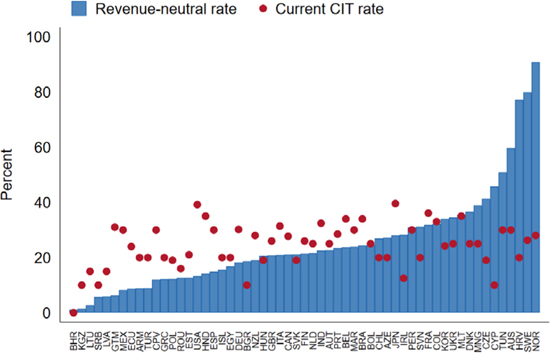
#> input picture 9781484392935_f0013-01.jpg, 550 x 353 px
$ python test_ocr.py
#> lines starting #> are read from the running program, lines starting #| are printed output that depends on the picture; after the words box and inside, x2 and y2 are one past the last pixel; in counts of white or black regions, pixels touching at a corner belong together
#!/usr/bin/env python3
"""
Test OCR extraction from plot images
"""

import cv2
import pytesseract
from PIL import Image
import numpy as np
import re

def preprocess_for_ocr(image, region=None):
    """
    Preprocess image for better OCR results.

    Args:
        image: OpenCV image
        region: (x, y, w, h) tuple for region of interest, or None for full image
    """
    if region:
        x, y, w, h = region
        image = image[y:y+h, x:x+w]

    # Convert to grayscale
    gray = cv2.cvtColor(image, cv2.COLOR_BGR2GRAY)

    # Apply threshold to get black and white
    _, binary = cv2.threshold(gray, 150, 255, cv2.THRESH_BINARY + cv2.THRESH_OTSU)

    # Denoise
    denoised = cv2.fastNlMeansDenoising(binary)

    # Scale up for better OCR
    scaled = cv2.resize(denoised, None, fx=2, fy=2, interpolation=cv2.INTER_CUBIC)

    return scaled


def extract_text_from_plot(image_path):
    """Extract all text from a plot using OCR."""
#> called with image_path = '9781484392935_f0013-01.jpg'

    # Load image
    img = cv2.imread(image_path)
#> img is the input picture: shape (353, 550, 3); mean B, G, R 235.3, 225.4, 218.1
    height, width = img.shape[:2]
#> height = 353; width = 550

    print(f"Processing: {image_path}")
    print(f"Image size: {width}x{height}")
#| Image size: 550x353
    print("=" * 70)

    # Try OCR on full image
    print("\n1. FULL IMAGE OCR:")
    preprocessed = preprocess_for_ocr(img)
#> in preprocess_for_ocr, `gray = cv2.cvtColor(image, cv2.COLOR_BGR2GRAY)`:
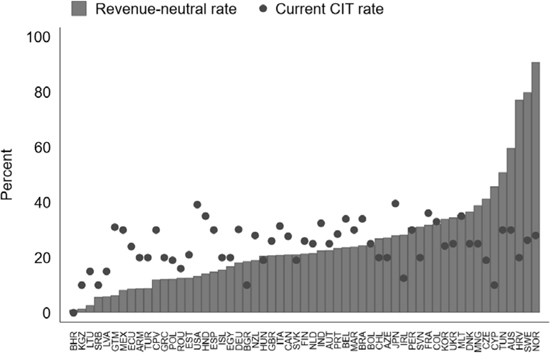
#> gray: shape (353, 550); min 0, max 255, mean 224.4
#> in preprocess_for_ocr, `_, binary = cv2.threshold(gray, 150, 255, cv2.THRESH_BINARY + cv2.THRE..`:
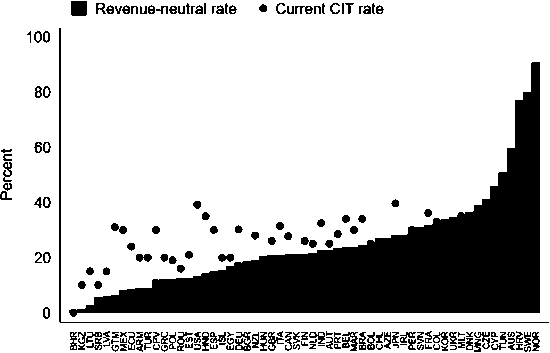
#> binary: shape (353, 550); 78.5% white; 166 black regions (20 under 20 px), largest, box (x1, y1, x2, y2) and area: (69, 62, 540, 317) 32830, (59, 28, 549, 323) 1077, (71, 1, 87, 16) 238
#> in preprocess_for_ocr, `scaled = cv2.resize(denoised, None, fx=2, fy=2, interpolation=cv2.INTE..`:
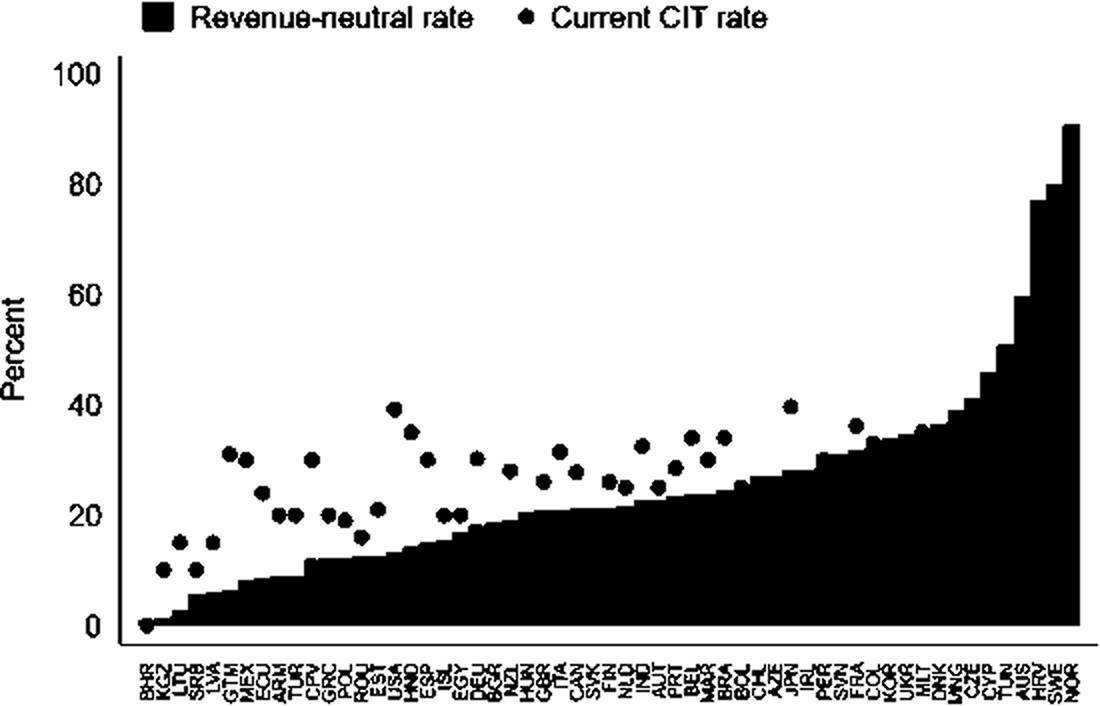
#> scaled: shape (706, 1100); min 0, max 255, mean 199.9
#> (the run stopped early here; a loop or call above may not have finished)

$ run again, with 9781484392935_f0012-01.jpg copied over 9781484392935_f0013-01.jpg
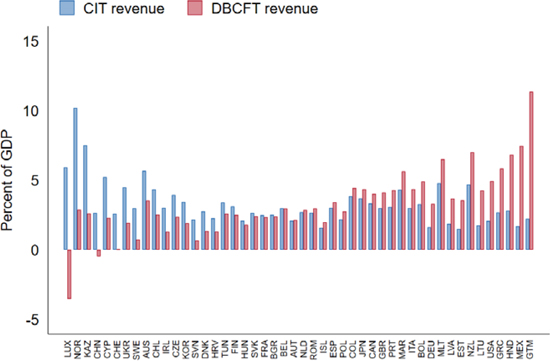
#> input picture 9781484392935_f0012-01.jpg, 550 x 361 px
#> in extract_text_from_plot, img is the input picture: shape (361, 550, 3); mean B, G, R 241.5, 238.9, 241.7
#| Image size: 550x361
#> in preprocess_for_ocr, `_, binary = cv2.threshold(gray, 150, 255, cv2.THRESH_BINARY + cv2.THRE..`:
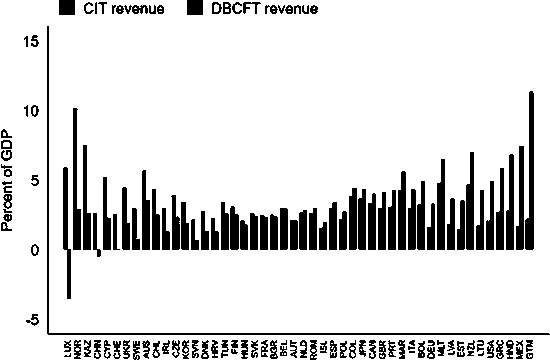
#> binary: shape (361, 550); 86.8% white; 146 black regions (6 under 20 px), largest, box (x1, y1, x2, y2) and area: (47, 26, 550, 335) 1618, (525, 91, 534, 250) 915, (73, 108, 81, 250) 733
#> in preprocess_for_ocr, `scaled = cv2.resize(denoised, None, fx=2, fy=2, interpolation=cv2.INTE..`:
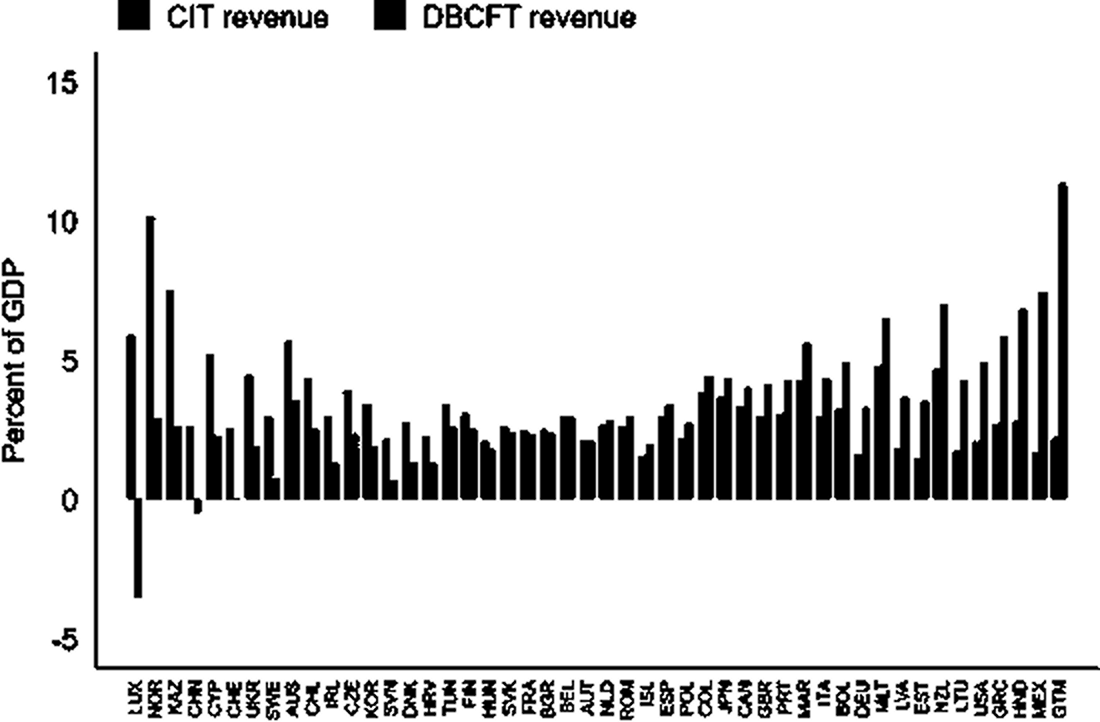
#> scaled: shape (722, 1100); min 0, max 255, mean 221.3

$ run again, with 9781484392935_f0014-01.jpg copied over 9781484392935_f0013-01.jpg
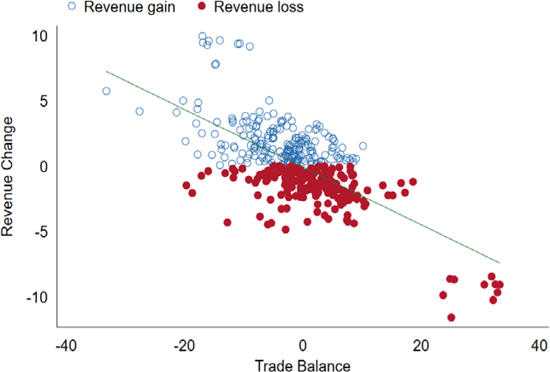
#> input picture 9781484392935_f0014-01.jpg, 550 x 372 px
#> in extract_text_from_plot, img is the input picture: shape (372, 550, 3); mean B, G, R 245.2, 244, 247.1
#| Image size: 550x372
#> in preprocess_for_ocr, `_, binary = cv2.threshold(gray, 150, 255, cv2.THRESH_BINARY + cv2.THRE..`:
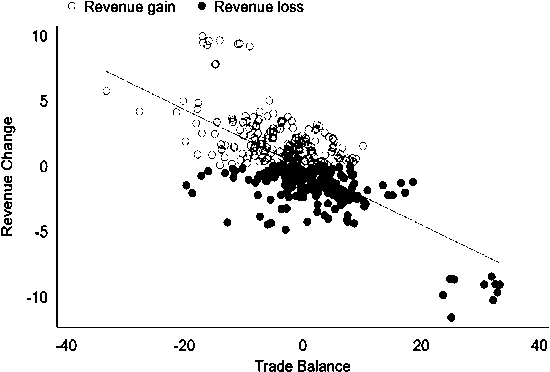
#> binary: shape (372, 550); 94.2% white; 294 black regions (202 under 20 px), largest, box (x1, y1, x2, y2) and area: (221, 112, 370, 223) 5606, (56, 26, 549, 328) 1094, (488, 272, 504, 304) 238
#> in preprocess_for_ocr, `scaled = cv2.resize(denoised, None, fx=2, fy=2, interpolation=cv2.INTE..`:
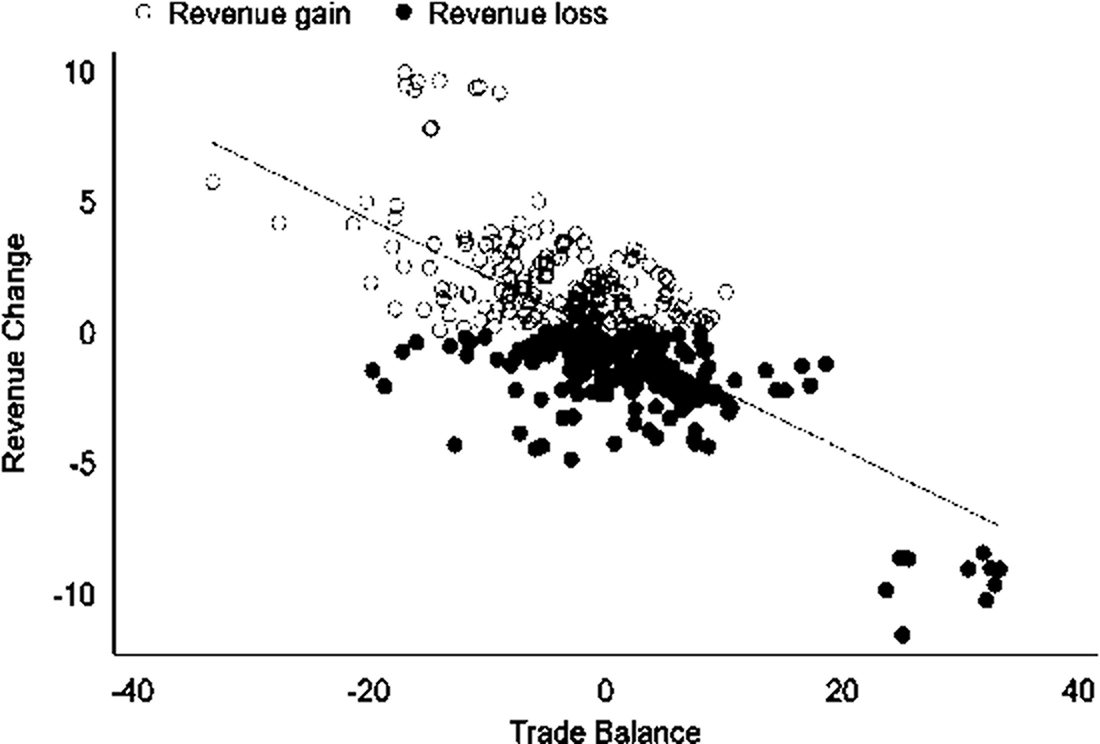
#> scaled: shape (744, 1100); min 0, max 255, mean 239.9

$ run again, with 9781484392935_f0014-02.jpg copied over 9781484392935_f0013-01.jpg
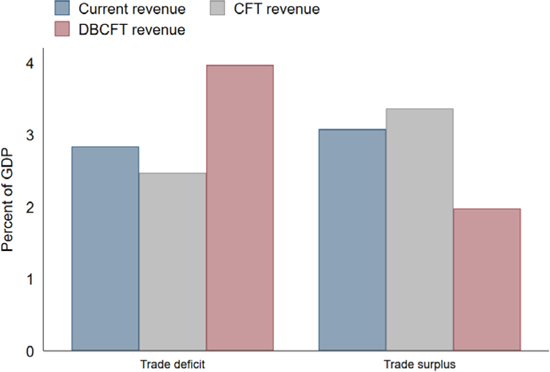
#> input picture 9781484392935_f0014-02.jpg, 550 x 372 px
#> in extract_text_from_plot, img is the input picture: shape (372, 550, 3); mean B, G, R 218.5, 215, 218.5
#| Image size: 550x372
#> in preprocess_for_ocr, `_, binary = cv2.threshold(gray, 150, 255, cv2.THRESH_BINARY + cv2.THRE..`:
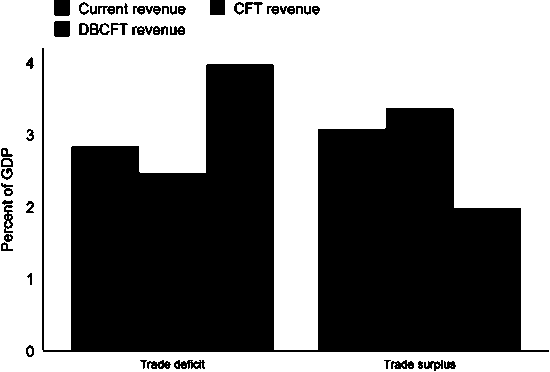
#> binary: shape (372, 550); 55.2% white; 46 black regions, largest, box (x1, y1, x2, y2) and area: (42, 48, 549, 352) 87791, (54, 0, 70, 16) 254, (54, 21, 70, 37) 253
#> in preprocess_for_ocr, `scaled = cv2.resize(denoised, None, fx=2, fy=2, interpolation=cv2.INTE..`:
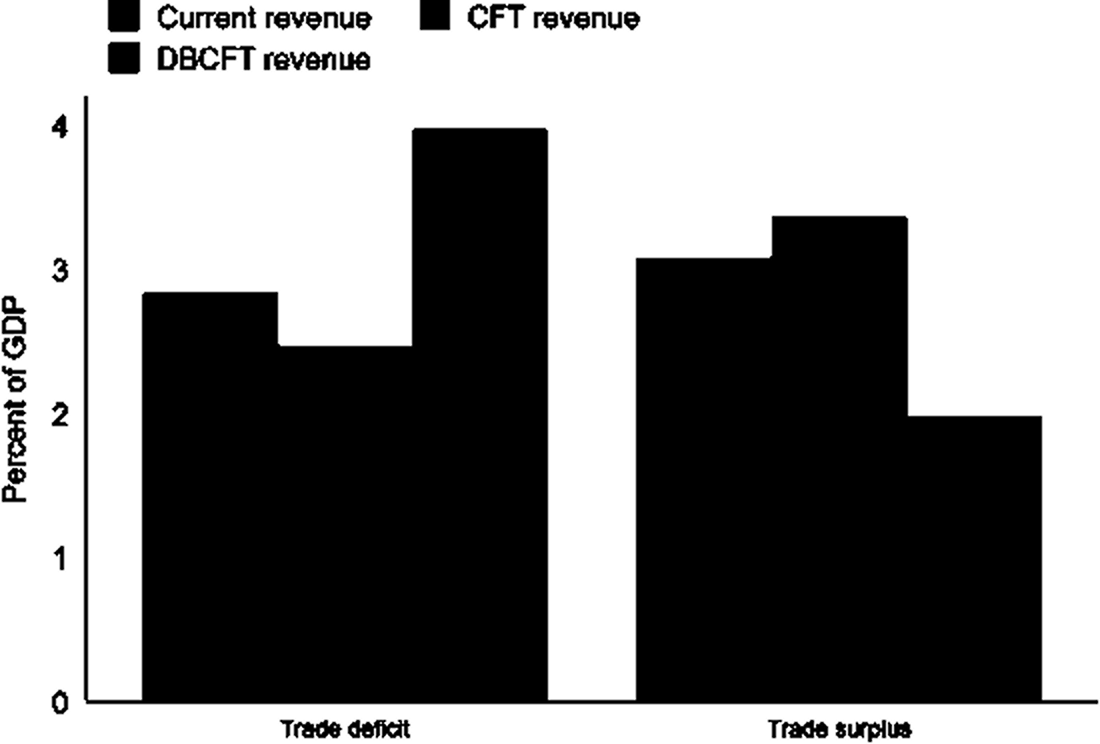
#> scaled: shape (744, 1100); min 0, max 255, mean 140.8
